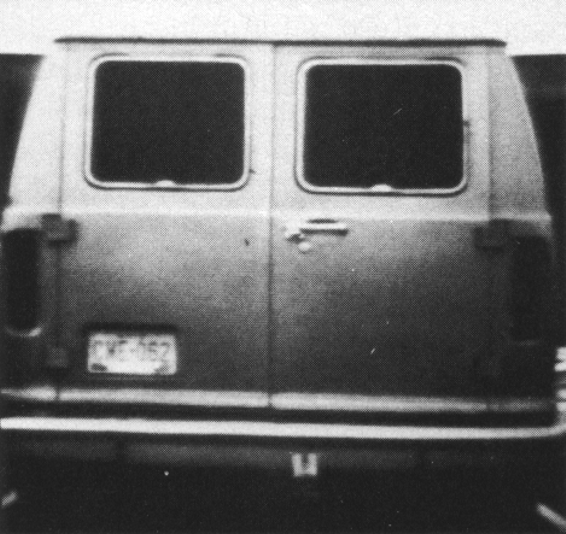
//> input picture van_original.jpg, 566 x 534 px
$ ./源   (built with g++ and OpenCV 4)
//> lines starting //> are read from the running program, lines starting //| are printed output that depends on the picture
#include <io.h>
#include <string>
#include <vector>
#include <iostream>
#include <opencv2/core/core.hpp>
#include <opencv2\highgui\highgui.hpp>
#include <opencv2\imgproc\imgproc.hpp>

using namespace cv;
using namespace std;


//定义sobel算子用来计算梯度
int SOBEL_X[3][3] = { { -1, 0, 1 },
					{ -2, 0, 2 },
					{ -1, 0, 1 } };
int SOBEL_Y[3][3] = { { -1, -2, -1 },
					{ 0,  0,  0 },
					{ 1,  2,  1 } };


unsigned char clamp(unsigned char value)
{
	if (value > 255)
	{value = 255;}
	else
	{
		if (value < 0)
		{
			value = 0;
		}
	}
	return value;
}

//计算梯度函数
Mat GradientFilter(Mat src, double* angle)
{
	Mat dst = Mat(src.rows, src.cols, src.type());
	int height = src.rows;
	int width = src.cols;
	int row, col;
	float x, y, g;
	for (int i = 0; i < height; i++)
	{
		for (int j = 0; j < width; j++)
		{
			x = y = 0;
			for (int subrow = -1; subrow <= 1; subrow++)
			{
				for (int subcol = -1; subcol <= 1; subcol++)
				{
					row = i + subrow;
					col = j + subcol;
					if (row < 0 || row >= height)
						row = i;
					if (col < 0 || col >= width)
						col = j;
					x += SOBEL_X[subrow + 1][subcol + 1] * src.data[row * width + col];
					y += SOBEL_Y[subrow + 1][subcol + 1] * src.data[row * width + col];
				}
			}
			g = sqrt(x * x + y * y);
			dst.data[i * width + j] = clamp((unsigned char)g);
			if (x == 0)
				angle[i * width + j] = (y > 0 ? 180.0 : 0.0);
			else if (y == 0)
				angle[i * width + j] = 90;
			else
				angle[i * width + j] = atan(x / y) + 90;
		}
	}

	return dst;
}

//非最大值抑制，细化梯度边缘
Mat NonMaximalSuppression(Mat src, double* angle)
{
	Mat dst = Mat(src.rows, src.cols, src.type());
	int height = src.rows;
	int width = src.cols;
	int row, col;
	int index;
	unsigned char t;
	for (int i = 0; i < height; i++)
	{
		for (int j = 0; j < width; j++)
		{
			index = i * width + j;
			t = *(dst.data + index) = *(src.data + index);
			if ((angle[index] >= 0 && angle[index] < 22.5) || (angle[index] >= 157.5 && angle[index] < 180))
			{
				row = i;
				col = (j - 1) < 0 ? j : (j - 1);
				if (t < *(src.data + row * width + col))
					*(dst.data + index) = 0;

				row = i;
				col = (j + 1) >= width ? j : (j + 1);
				if (t < *(src.data + row * width + col))
					*(dst.data + index) = 0;
			}
			else if (angle[index] >= 22.5 && angle[index] < 67.5)
			{
				row = (i - 1) < 0 ? i : (i - 1);
				col = (j + 1) >= width ? j : (j + 1);
				if (t < *(src.data + row * width + col))
					*(dst.data + index) = 0;

				row = (i + 1) >= height ? i : (i + 1);
				col = (j - 1) < 0 ? j : (j - 1);
				if (t < *(src.data + row * width + col))
					*(dst.data + index) = 0;
			}
			else if (angle[index] >= 67.5 && angle[index] < 112.5)
			{
				row = (i - 1) < 0 ? i : (i - 1);
				col = j;
				if (t < *(src.data + row * width + col))
					*(dst.data + index) = 0;

				row = (i + 1) >= height ? i : (i + 1);
				col = j;
				if (t < *(src.data + row * width + col))
					*(dst.data + index) = 0;
			}
			else if (angle[index] >= 112.5 && angle[index] < 157.5)
			{
				row = (i - 1) < 0 ? i : (i - 1);
				col = (j - 1) < 0 ? j : (j - 1);
				if (t < *(src.data + row * width + col))
					*(dst.data + index) = 0;

				row = (i + 1) >= height ? i : (i + 1);
				col = (j + 1) >= width ? j : (j + 1);
				if (t < *(src.data + row * width + col))
					*(dst.data + index) = 0;
			}
		}
	}

	return dst;
}

//边缘连接
void edgeLink(Mat src, Mat dst, int row, int col, int threshold)
{
	int height = src.rows;
	int width = src.cols;
	int row1, col1;
	*(dst.data + row * width + col) = 255;
	for (int i = -1; i <= 1; i++)
	{
		for (int j = -1; j <= 1; j++)
		{
			row1 = row + i;
			col1 = col + j;
			row1 = row1 < 0 ? 0 : (row1 >= height ? (height - 1) : row1);
			col1 = col1 < 0 ? 0 : (col1 >= width ? (width - 1) : col1);
			if (*(src.data + row1 * width + col1) > threshold && *(dst.data + row1 * width + col1) == 0)
			{
				edgeLink(src, dst, row1, col1, threshold);
				return;
			}
		}
	}
}

Mat DoubleThresholdEdgeConnection(Mat src, int lowThreshold, int highThreshold)
{
	Mat dst = Mat(src.rows, src.cols, src.type(), Scalar(0));
	int height = src.rows;
	int width = src.cols;
	for (int i = 0; i < height; i++)
	{
		for (int j = 0; j < width; j++)
		{
			if (*(src.data + i * width + j) >= highThreshold && *(dst.data + i * width + j) == 0)
				edgeLink(src, dst, i, j, lowThreshold);
		}
	}
	return dst;
}


int main()
{
	int TL = 20;
	int TH = 60;
	Mat GaussianImg, gradientImg, NMSImg, finalImg, BinaryzationImg;
	string path, pic;
	double *angle;
	Mat srcImg, grayImg;
	srcImg = imread("van_original.jpg" );
//> srcImg is the input picture: 534 rows x 566 cols, CV_8UC3; min 26, max 255, mean 106.1
	while (srcImg.empty())
	{
		cout << "未读取图片" << endl;
		srcImg = imread(path + "\\" + pic);
	}

	angle = (double *)malloc(sizeof(double) * srcImg.rows * srcImg.cols);

	cvtColor(srcImg, grayImg, CV_RGB2GRAY);
	imshow("原始图像",srcImg);

	GaussianBlur(grayImg, GaussianImg, Size(5, 5), 0, 0);//用高斯滤波器初步处理图像

	gradientImg = GradientFilter(GaussianImg, angle);
//> the loop in GradientFilter, `for (int i = 0; i < height; i++)` made 534 passes
//> (x, y, g) on passes 1 to 3: (-3, 7, 7.62), (-2, 12, 12.17), (-3, 9, 9.49)
//> after the loop in GradientFilter, `for (int i = 0; i < height; i++)`:
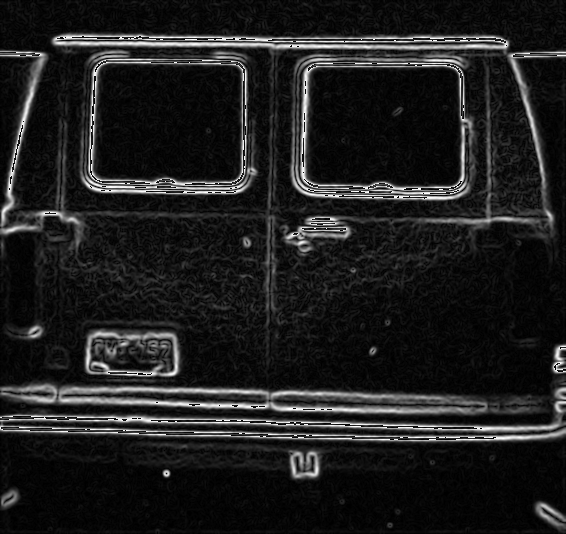
//> dst: 534 rows x 566 cols, CV_8UC1; min 0, max 255, mean 30.2
//> after the loop in GradientFilter, `for (int i = 0; i < height; i++)`: x = 4; y = -12; row = 533; col = 565; g = 12.65
	imshow("原始梯度图", gradientImg);
	GaussianBlur(gradientImg, gradientImg, Size(9, 9), 0, 0);
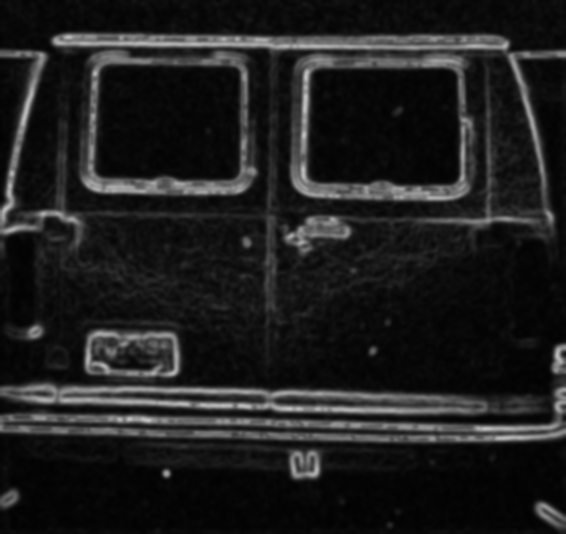
//> gradientImg: 534 rows x 566 cols, CV_8UC1; min 1, max 195, mean 30.2
	NMSImg = NonMaximalSuppression(gradientImg, angle);
//> the loop in NonMaximalSuppression, `for (int i = 0; i < height; i++)` made 534 passes
//> (index, t, row, col) on passes 1 to 3: (565, 10, 1, 565), (1131, 10, 2, 565), (1697, 9, 3, 565)
//> after the loop in NonMaximalSuppression, `for (int i = 0; i < height; i++)`:
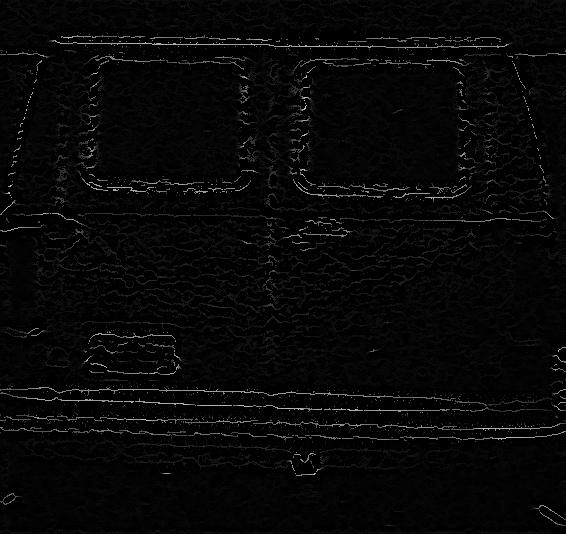
//> dst: 534 rows x 566 cols, CV_8UC1; min 0, max 195, mean 6.7
//> after the loop in NonMaximalSuppression, `for (int i = 0; i < height; i++)`: index = 302243; t = 29; row = 533; col = 565
	imshow("细化梯度边缘", NMSImg);
																	//free(angle);

	finalImg = DoubleThresholdEdgeConnection(NMSImg, TL, TH);
//> after the loop in DoubleThresholdEdgeConnection, `for (int i = 0; i < height; i++)`:
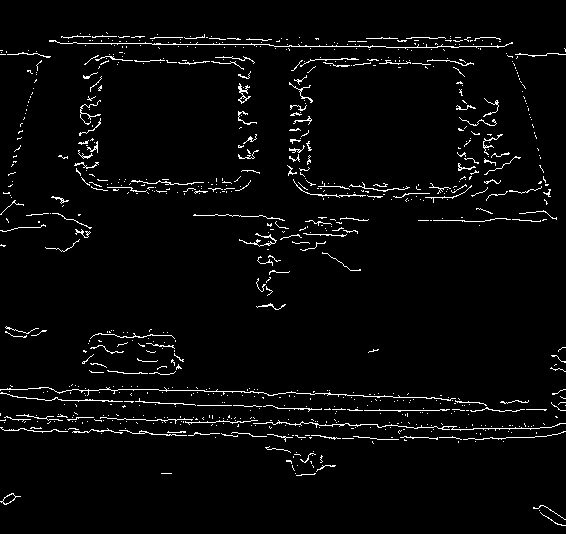
//> dst: 534 rows x 566 cols, CV_8UC1; 3.3% white in thin lines or dots
	imshow("边缘检测", finalImg);

	waitKey(0);
	return 0;
}
